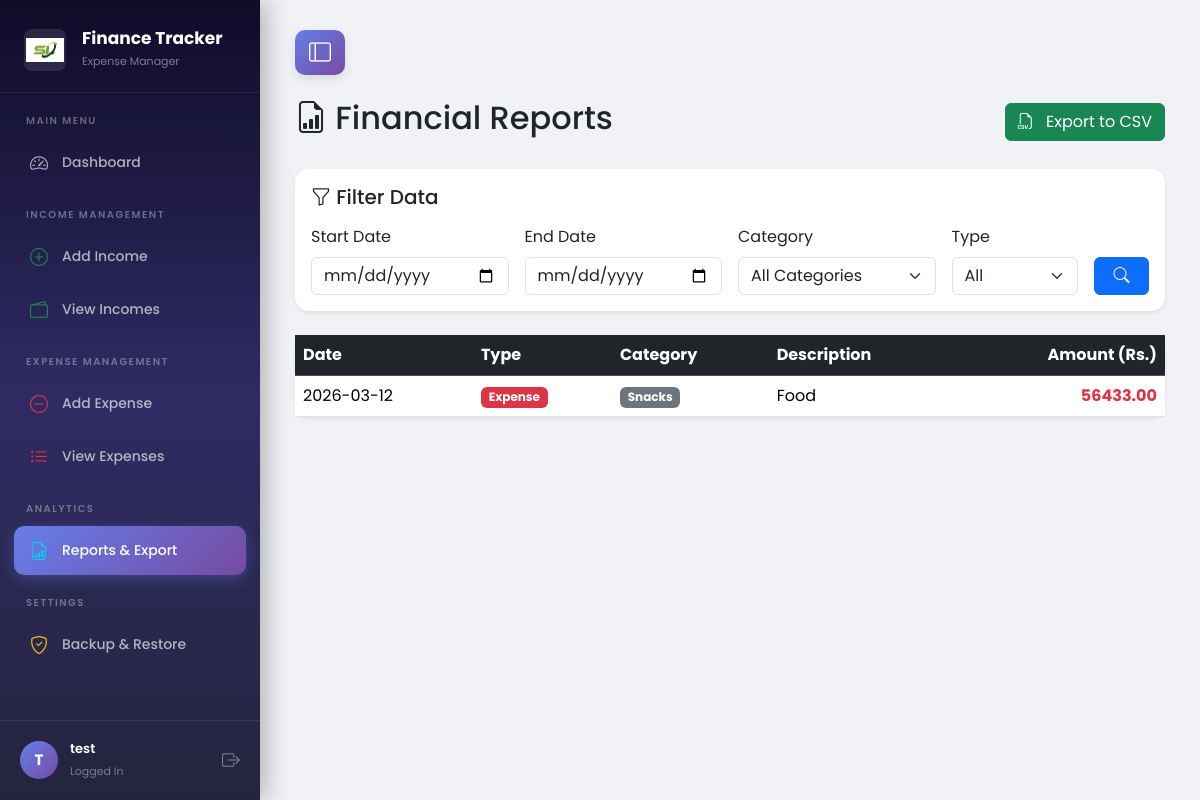
Screenshot of /reports (signed in) with the database file from the repository.
### tables this page shows
CREATE TABLE transactions(
        id INTEGER PRIMARY KEY AUTOINCREMENT,
        user_id INTEGER NOT NULL,
        type TEXT NOT NULL,
        category TEXT NOT NULL,
        amount REAL NOT NULL,
        description TEXT,
        date DATE NOT NULL,
        created_at TIMESTAMP DEFAULT CURRENT_TIMESTAMP,
        FOREIGN KEY (user_id) REFERENCES users(id)
    );

### routes/reports.py (the view, shortened to what this page needs)
@reports.route('/reports', methods=['GET', 'POST'])
def view_reports():
    if 'user_id' not in session:
        return redirect(url_for('auth.login'))
    db = get_db()
    user_id = session['user_id']
    query = "SELECT * FROM transactions WHERE user_id = ? ORDER BY date DESC"
    params = [user_id]
    transactions = db.execute(query, params).fetchall()
    categories_data = db.execute("SELECT DISTINCT category FROM transactions WHERE user_id = ?", (user_id,)).fetchall()
    categories = [row['category'] for row in categories_data]
    return render_template('reports.html', transactions=transactions, categories=categories)

### app.py (called while the page is built)
@app.teardown_appcontext
def shutdown_session(exception=None):
    close_connection(exception)

### models/database.py (called while the page is built)
def get_db():
    db = getattr(g, '_database', None)
    if db is None:
        db = g._database = sqlite3.connect(DATABASE)
        db.row_factory = sqlite3.Row
    return db

def close_connection(exception):
    db = getattr(g, '_database', None)
    if db is not None:
        db.close()

### templates/reports.html (shortened to what this page needs)
{% extends "base.html" %}
{% block content %}
<div class="d-flex justify-content-between align-items-center mb-4">
    <h2><i class="bi bi-file-earmark-bar-graph"></i> Financial Reports</h2>
    <a href="{{ url_for('reports.export_data') }}" class="btn btn-success">
        <i class="bi bi-filetype-csv me-2"></i> Export to CSV
    </a>
</div>
<div class="card mb-4 shadow-sm border-0" style="border-radius: 14px;">
    <div class="card-body">
        <h5 class="card-title mb-3"><i class="bi bi-funnel"></i> Filter Data</h5>
        <form method="POST" class="row g-3">
            <div class="col-md-3">
                <label class="form-label">Start Date</label>
                <input type="date" name="start_date" class="form-control">
            </div>
            <div class="col-md-3">
                <label class="form-label">End Date</label>
                <input type="date" name="end_date" class="form-control">
            </div>
            <div class="col-md-3">
                <label class="form-label">Category</label>
                <select name="category" class="form-select">
                    <option value="all">All Categories</option>
                </select>
            </div>
            <div class="col-md-2">
                <label class="form-label">Type</label>
                <select name="type" class="form-select">
                    <option value="all">All</option>
                </select>
            </div>
            <div class="col-md-1 d-flex align-items-end">
                <button type="submit" class="btn btn-primary w-100"><i class="bi bi-search"></i></button>
            </div>
        </form>
    </div>
</div>
<div class="card shadow-sm border-0" style="border-radius: 14px;">
    <div class="card-body p-0">
        <div class="table-responsive">
            <table class="table table-hover mb-0">
                <thead class="table-dark">
                    <tr>
                        <th>Date</th>
                        <th>Type</th>
                        <th>Category</th>
                        <th>Description</th>
                        <th class="text-end">Amount (Rs.)</th>
                    </tr>
                </thead>
                <tbody>
                    {% for txn in transactions %}
                    <tr>
                        <td>{{ txn['date'] }}</td>
                        <td>
                            {% if txn['type'] == 'income' %}
                                <span class="badge bg-success">Income</span>
                            {% else %}
                                <span class="badge bg-danger">Expense</span>
                            {% endif %}
                        </td>
                        <td><span class="badge bg-secondary">{{ txn['category'] }}</span></td>
                        <td>{{ txn['description'] if txn['description'] else '-' }}</td>
                        <td class="text-end fw-bold {% if txn['type'] == 'income' %}text-success{% else %}text-danger{% endif %}">
                            {{ "%.2f"|format(txn['amount']) }}
                        </td>
                    </tr>
                    {% else %}
                    <tr>
                        <td colspan="5" class="text-center text-muted py-4">No data found for the selected filters.</td>
                    </tr>
                    {% endfor %}
                </tbody>
            </table>
        </div>
    </div>
</div>
{% endblock %}

### templates/base.html (style rules this page uses)
* { font-family: 'Poppins', sans-serif; }
body { background-color: #f0f2f5; margin: 0; overflow-x: hidden; }
.card { border: none; border-radius: 14px; box-shadow: 0 4px 15px rgba(0,0,0,0.06); }

### rows the page displays
transactions: date "2026-03-12", type "Expense", category "Snacks", description "Food", amount "56433.00"

### other values shown
{{ session.get('user_name', 'U')[0]|upper }} "T"
{{ session.get('user_name') }} "test"
